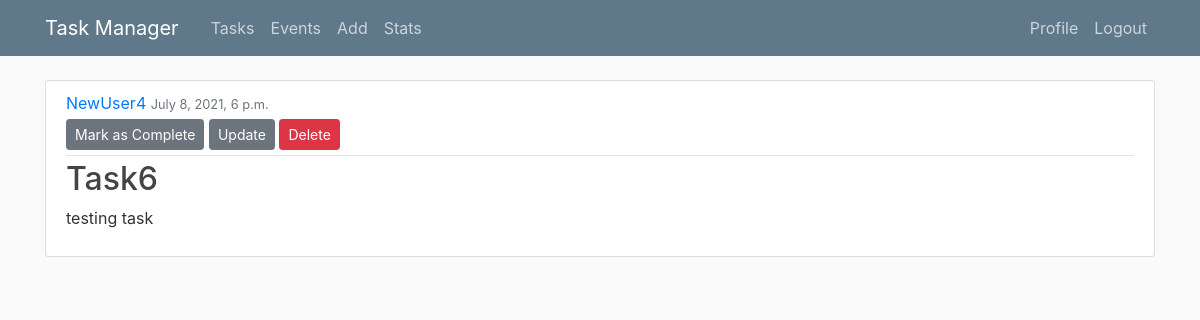
/tasks/7 (signed in), run on the app's committed database.
### taskmanager/models.py (models this page shows, shortened)
class TaskAndEvent(models.Model):
    PRIORITIES = ((10, 'high'), (5, 'low'))
    TYPE = ((1, 'Task'), (2, 'Event'))
    name = models.CharField(max_length=100)
    description = models.TextField()
    date_created = models.DateTimeField(auto_now_add=True)
    author = models.ForeignKey(User, on_delete=models.CASCADE)
    due = models.DateTimeField(
        auto_now_add=False, auto_now=False, default=datetime.now())
    complete = models.CharField(default='nc', max_length=10)
    priority = models.IntegerField(choices=PRIORITIES, default=5)
    name_type = models.IntegerField(choices=TYPE, default=1)

### taskmanager/views.py (the view)
# urls.py: path('tasks/<int:pk>', TaskDetailView.as_view(), name='task-detail'),
class TaskDetailView(LoginRequiredMixin, DetailView):
    model = TaskAndEvent
    form_class = TaskAndEventCreationForm

### taskmanager/templates/taskmanager/taskandevent_detail.html (shortened to what this page needs)
{% extends "taskmanager/base.html" %}
{% block content %}
       {% if user.is_authenticated and user.id == object.author.id%}
            <article class="media content-section">
            <div class="media-body">
                <div class="article-metadata">
                    <a class="'mr-2" href="#">{{ object.author }}</a>
                    <small class="text-muted">{{ object.due }}</small>
                    <div>
                    {% if object.name_type == 1 %}
                    <a class="btn btn-secondary btn-sm mt-1 mb-1" href="{% url 'task-completed' object.id %}">Mark as Complete</a>
                    <a class="btn btn-secondary btn-sm mt-1 mb-1" href="{% url 'task-update' object.id %}">Update</a>
                    <a class="btn btn-danger btn-sm mt-1 mb-1" href="{% url 'task-delete' object.id %}">Delete</a>
                    {% endif %}
                </div>
                </div>
                <h2 class="article-title">{{ object.name }}</h2>
                <p class="article-content">{{ object.description }}</p>
                </div>
            </div>
    {% endif %}
{% endblock content %}s

### taskmanager/static/taskmanager/main.css (style rules this page uses)
body { background: #fafafa; color: #333333; margin-top: 5rem; }
h1, h2, h3, h4, h5, h6 { color: #444444; }
.content-section { background: #ffffff; padding: 10px 20px; border: 1px solid #dddddd; border-radius: 3px; margin-bottom: 20px; }
.article-title { color: #444444; }
.article-content { white-space: pre-line; }
.article-metadata { padding-bottom: 1px; margin-bottom: 4px; border-bottom: 1px solid #e3e3e3 }

### data on the page
TaskAndEvent: author "NewUser4", due "July 8, 2021, 6 p.m.", name "Task6", description "testing task"
